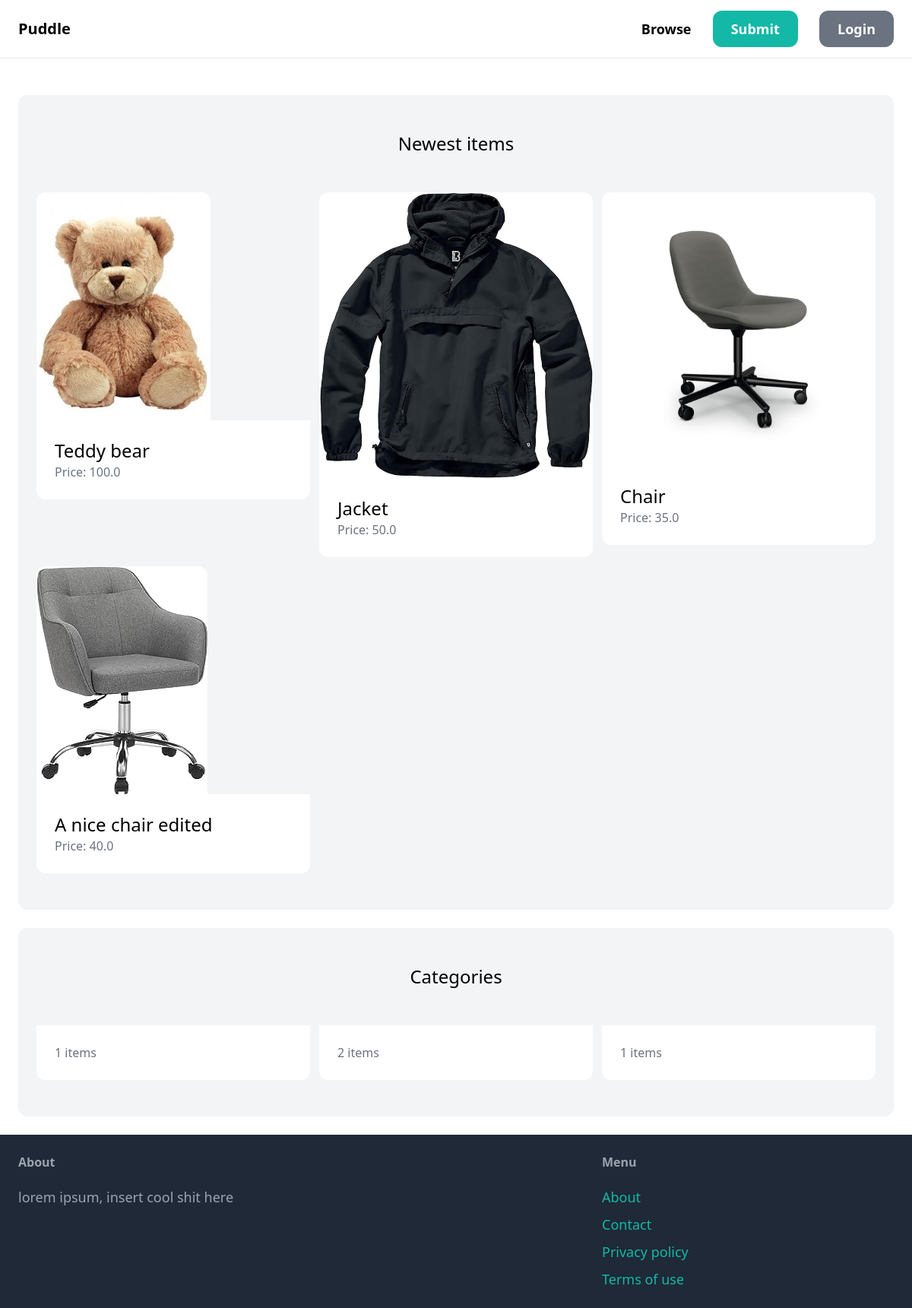
The page / on the database its author committed.
### item/models.py (models this page shows, shortened)
class Item(models.Model):
    category = models.ForeignKey(Category, related_name='items', on_delete=models.CASCADE) #if Category is deleted, all items from Category are also deleted
    name = models.CharField(max_length=255)
    description = models.TextField(blank=True, null=True)
    price = models.FloatField()
    image = models.ImageField(upload_to='item_images', blank=True, null=True)
    is_sold = models.BooleanField(default=False)
    created_by = models.ForeignKey(User, related_name='items',on_delete=models.CASCADE) #if user is deleted, all items by them will be deleted
    created_at = models.DateField(auto_now_add=True)

class Category(models.Model):
    name = models.CharField(max_length=255)
    class Meta:
        ordering = ('name',) # , after name because it's iterable
        verbose_name_plural = 'Categories'

### core/views.py (the view)
# urls.py: path('',views.index, name='index'),
def index(request):
    items = Item.objects.filter(is_sold=False)[0:6]
    categories = Category.objects.all()
    return render(request, 'core/index.html',{
        'categories': categories,
        'items': items,
    })

### core/templates/core/index.html (shortened to what this page needs)
{% extends 'core/base.html' %}
{% block content %}
    <div class="mt-6 px-6 py-12 bg-gray-100 rounded-xl">
        <h2 class="mb-12 text-2xl text-center">Newest items</h2>
        <div class="grid grid-cols-3 gap-3">
            {% for item in items %}
            <div>
                <a href="{% url 'item:detail' item.id %}">
                    <div>
                        <img src="{{ item.image.url }}" class="rounded-t-xl">
                    </div>
                    <div class="p-6 bg-white rounded-b-xl">
                        <h2 class="text-2xl">{{ item.name }}</h2>
                        <p class="text-gray-500">Price: {{item.price}}</p>
                    </div>
                </a>
            </div>
            {% endfor %}
        </div>
    </div>
    <div class="mt-6 px-6 py-12 bg-gray-100 rounded-xl">
        <h2 class="mb-12 text-2xl text-center">Categories</h2>
        <div class="grid grid-cols-3 gap-3">
            {% for category in categories %}
            <div>
                <a href="#">
                    <div class="p-6 bg-white rounded-b-xl">
                        <p class="text-gray-500">{{ category.items.count }} items</p>
                    </div>
                </a>
            </div>
            {% endfor %}
        </div>
    </div>
{% endblock %}

### rows shown on the page
Item: image (picture), name "Teddy bear", price "100.0"
Item: image (picture), name "Jacket", price "50.0"
Item: image (picture), name "Chair", price "35.0"
Item: image (picture), name "A nice chair edited", price "40.0"
Category: items.count "1"
Category: items.count "2"
Category: items.count "1"
